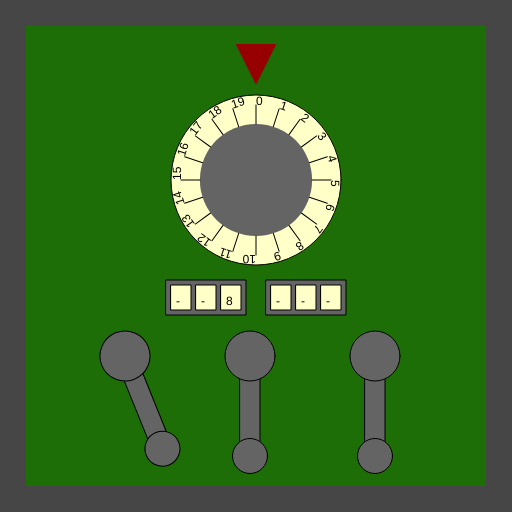
Frame 1 (no input)
Frame 60 (no input): identical to frame 1, image omitted
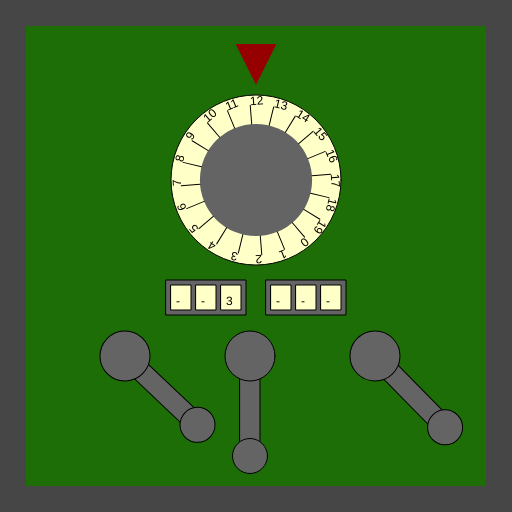
Frame 120 (the mouse pressed at the canvas centre since frame 60)

The p5.js sketch that drew these frames (run headless with seeded random() and noise() and a simulated clock; from frame 60 on, the mouse is pressed at the canvas centre):

// p5.js sketch
// ── sketch.js
/*

Officer: 3523094
CaseNum: 303-3-55768291-3523094

Case 303 - The Case of the Crooked Attorney
Stage 4 - The Courthouse

Torvalds has his final safe in his courthouse chambers. Luckily there is a court case proceeding.
You can sneak into his chambers whilst he makes his closing statement.

Crack the safe by doing the following:

	When the mouse button is pressed:
	- Use the 'random' function to produce random values ranging from 4 to 15.
	- Assign the output to Hidden_Vault_Comb0

	Whilst the mouse is moving:
	- Use the 'random' function to produce random values ranging from 1 to 12.
	- Assign the output to Hidden_Vault_Comb1

	When any key is released:
	- Make Hidden_Vault_Comb2 equal to the value of 'keyCode'

	Whilst the mouse is moving:
	- Use the 'map' function to scale mouseX to values ranging from 22 to 71.
	- Assign the output to Hidden_Vault_Comb3

	Whilst the mouse is being dragged:
	- Use the 'map' function to scale mouseX to values ranging from 22 to 72.
	- Assign the output to Hidden_Vault_Comb4

	When the mouse button is pressed:
	- Use the 'map' function to scale mouseX to values ranging from 9 to 80.
	- Assign the output to Hidden_Vault_Comb5



This time you'll need to create the relevant event handlers yourself.

There are many possible ways of investigating this case, but you
should use ONLY the following commands:

	- The assignment operator aka. the equals sign !
	- mouseX, mouseY
	- key, keyCode
	- random
	- map

*/

//declare the variables

var Hidden_Vault_Comb0;
var Hidden_Vault_Comb1;
var Hidden_Vault_Comb2;
var Hidden_Vault_Comb3;
var Hidden_Vault_Comb4;
var Hidden_Vault_Comb5;


function preload()
{
	//IMAGES WILL BE LOADED HERE

}

function setup()
{
	createCanvas(512,512);

	//initialise the variables
	Hidden_Vault_Comb0 = 0;
	Hidden_Vault_Comb1 = "";
	Hidden_Vault_Comb2 = "";
	Hidden_Vault_Comb3 = 0;
	Hidden_Vault_Comb4 = 0;
	Hidden_Vault_Comb5 = 0;

}

///////////////////EVENT HANDLERS///////////////////

//Create event handlers here to open the safe ...
function mousePressed()
{
    Hidden_Vault_Comb0 = random(4, 15);
    Hidden_Vault_Comb5 = map(mouseX, 0, 512, 9, 80)   ;
}

function mouseMoved()
{
    Hidden_Vault_Comb1 = random(1, 12);
    Hidden_Vault_Comb3 = map(mouseX, 0, 512, 22, 71);
}

function keyReleased()
{
    Hidden_Vault_Comb2 = keyCode;   
}


function mouseDragged()
{
    Hidden_Vault_Comb4 = map(mouseX, 0, 512, 22, 72);
}


///////////////DO NOT CHANGE CODE BELOW THIS POINT///////////////////

function draw()
{

	//Draw the safe door
	background(70);
	noStroke();
	fill(29,110,6);
	rect(26,26,width-52,width-52);

	//Draw the combination dial
	push();
	translate(256,180);
	drawDial(170,Hidden_Vault_Comb0,20);
	pop();

	//Draw the spinners
	push();
	translate(206,280);
	drawSpinner(3, Hidden_Vault_Comb1);
	pop();

	push();
	translate(306,280);
	drawSpinner(3, Hidden_Vault_Comb2);
	pop();

	//Draw the levers
	push();
	translate(125,356);
	drawLever(Hidden_Vault_Comb3);
	pop();

	push();
	translate(250,356);
	drawLever(Hidden_Vault_Comb4);
	pop();

	push();
	translate(375,356);
	drawLever(Hidden_Vault_Comb5);
	pop();

}

function drawDial(diameter,num,maxNum)
{
	//the combination lock

	var r = diameter * 0.5;
	var p = r * 0.6;

	stroke(0);
	fill(255,255,200);
	ellipse(0,0,diameter,diameter);
	fill(100);
	noStroke();
	ellipse(0,0,diameter*0.66,diameter*0.66);
	fill(150,0,0);
	triangle(
		-p * 0.4,-r-p,
		p * 0.4,-r-p,
		0,-r-p/5
	);

	noStroke();

	push();
	var inc = 360/maxNum;

	rotate(radians(-num * inc));
	for(var i = 0; i < maxNum; i++)
	{
		push();
		rotate(radians(i * inc));
		stroke(0);
		line(0,-r*0.66,0,-(r-10));
		noStroke();
		fill(0);
		text(i,0,-(r-10));
		pop();
	}

	pop();
}

function drawLever(rot)
{
	push();
	rotate(radians(-rot))
	stroke(0);
	fill(100);
	rect(-10,0,20,100);
	ellipse(0,0,50,50);
	ellipse(0,100,35,35);
	pop();
}

function drawSpinner(numSpinners, val)
{
	var sw = 20;
	var ow = (sw + 5) * numSpinners + 5;
	stroke(0);
	fill(100);
	rect(-ow/2,0,ow,35);
	if(typeof(val) == "number")
	{
		val = floor(val).toString(); //convert to string
	}
	var d = numSpinners - val.length;

	for(var d = numSpinners - val.length; d > 0; d--)
	{
		val = "-" + val;
	}

	for(var i = 0; i < numSpinners; i++)
	{
		stroke(0);
		fill(255,255,200);
		rect(-ow/2 + i * (sw + 5) + 5,5,20,25);
		fill(0);
		noStroke();
		text(val[i],-ow/2 + sw/2 + i * (sw +5),25);
	}

}
